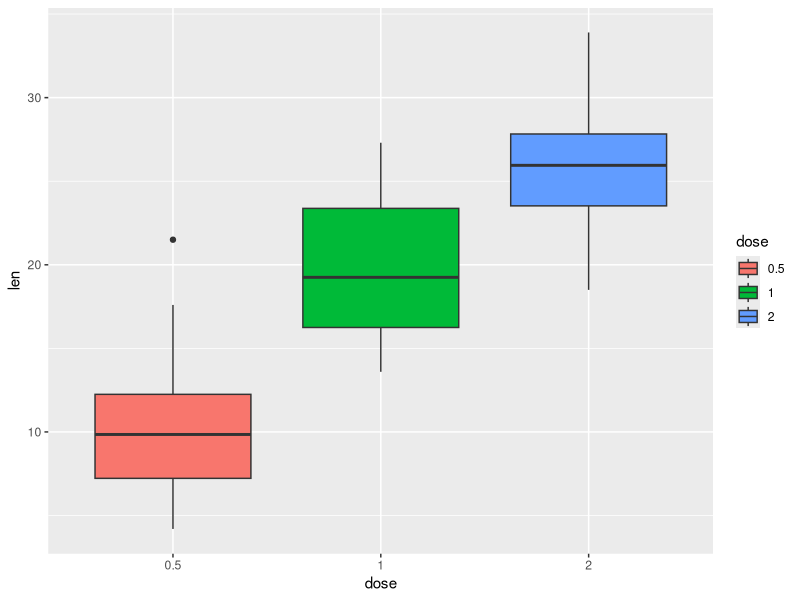
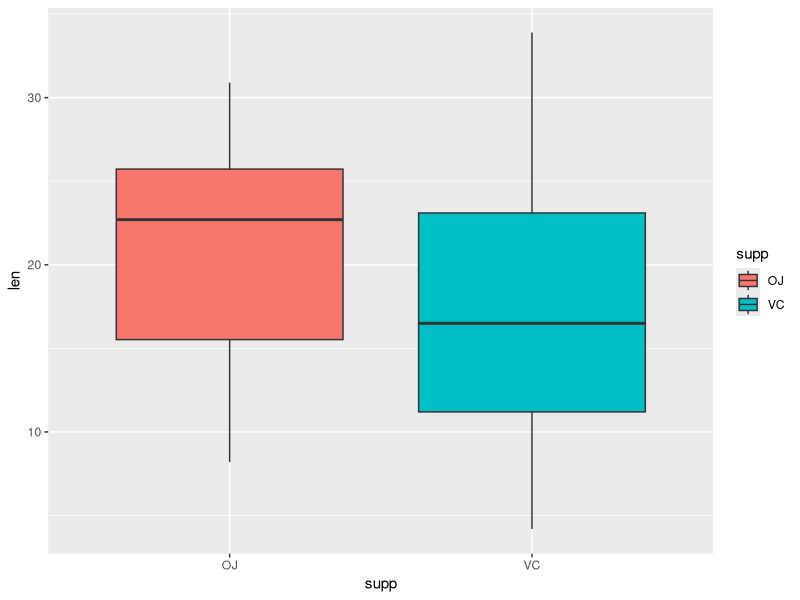
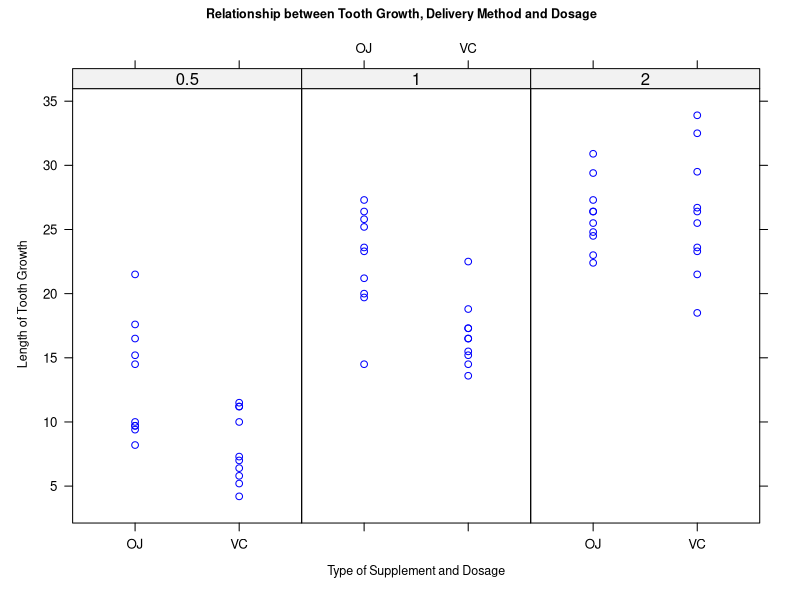

These figures' R source, in order:
## ---- chunk 1
knitr::opts_chunk$set(fig.width=13, fig.height=9, fig.path='Figures2/', echo=TRUE, warning=FALSE, message=FALSE)
## ---- chunk 2
library(ggplot2)
library(lattice)
## ---- chunk 3
data(ToothGrowth)
str(ToothGrowth)
## ---- chunk 4
# convert variable dose from numeric to factor
ToothGrowth$dose <- as.factor(ToothGrowth$dose)
# look at the dataset variables after conversion
str(ToothGrowth)
## ---- chunk 5
head(ToothGrowth)
str(ToothGrowth)
## ---- chunk 6
summary(ToothGrowth)
nrow(ToothGrowth)
## ---- chunk 7
# split of cases between different dose levels and delivery methods
table(ToothGrowth$dose, ToothGrowth$supp)
## ---- chunk 8
ggplot(aes(x=dose, y=len), data=ToothGrowth) + geom_boxplot(aes(fill=dose))
## ---- chunk 9
# visualization of tooth growth as function of supplement type
ggplot(aes(x=supp, y=len), data=ToothGrowth) + geom_boxplot(aes(fill=supp))
## ---- chunk 10
xyplot(len ~ supp | dose, ToothGrowth,
       layout= c(3,1), 
       main=list(label=" Relationship between Tooth Growth, Delivery Method and Dosage",cex=0.75),
       xlab=list(label="Type of Supplement and Dosage", cex=0.75),
       ylab=list(label=" Length of Tooth Growth", cex=0.75),
       par.settings = simpleTheme(col="blue"))
